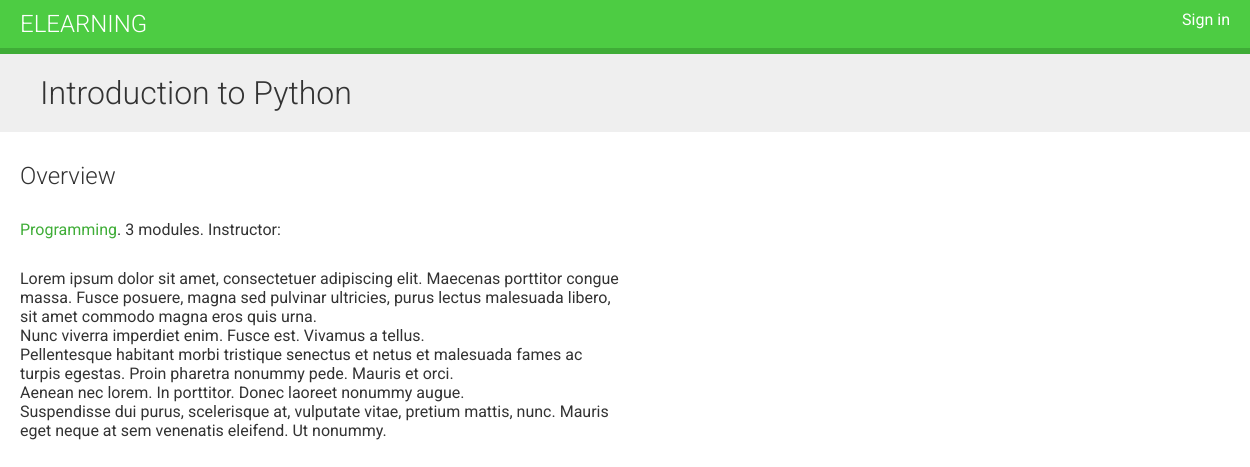
Page /course/detail/introduction-to-Python/ on the committed database.
### courses/models.py (models this page shows, shortened)
class Course(models.Model):
    instructor = models.ForeignKey(User, related_name='courses_created', on_delete=models.CASCADE)
    subject = models.ForeignKey(Subject, related_name='courses', on_delete=models.CASCADE)
    title = models.CharField(max_length=150)
    slug = models.SlugField(max_length=200, unique=True)
    overview = models.TextField()
    created = models.DateTimeField(auto_now_add=True)
    class Meta:
        ordering = ['-created']

class Subject(models.Model):
    title = models.CharField(max_length=150)
    slug = models.SlugField(max_length=150, unique=True)
    class Meta:
        ordering = ['title']

### courses/views.py (the view)
# urls.py: path('detail/<slug:slug>/', CourseDetailView.as_view(), name='course_detail'),
class CourseDetailView(DetailView):
    model = Course
    template_name = 'courses/student_course_detail.html'
    context_object_name = 'course'

### templates/courses/student_course_detail.html (shortened to what this page needs)
{% extends "_base.html" %}
{% block content %}
  {% with subject=course.subject %}
    <h1>
      {{ course.title }}
    </h1>
    <div class="module">
      <h2>Overview</h2>
      <p>
        <a href="{% url "course_list_subject" subject.slug %}">
        {{ subject.title }}</a>.
        {{ course.modules.count }} modules.
        Instructor: {{ course.instrutor.get_full_name }}
      </p>
      {{ course.overview|linebreaks }}
  {% endwith %}
{% endblock %}

### static/css/base.css (style rules this page uses)
body { margin:0; font-family:'Roboto', sans-serif; font-weight:400; color:#333; }
a { color:#3fad37; text-decoration:none; }
h1, h2, h3, h4, h5, h6 { font-family:'Roboto', sans-serif; font-weight:300; }
h1 { background:#efefef; width:100%; overflow:auto; padding:20px 0 20px 40px; margin:0; }
.module { padding:10px 20px; float:left; width:600px; }
.module p { margin:10px 0 20px; width:100%; float:left; }

### rows in the picture
Course: title "Introduction to Python", modules.count "3", overview "Lorem ipsum dolor sit amet, consectetuer adipiscing elit. Maecenas porttitor congue massa. Fusce posuere, magna sed pulvinar ultricies, purus lectus malesuada libero, sit amet commodo magna eros quis urna. Nunc viverra imperdiet enim. Fusce est. Vivamus a tellus. Pellentesque habitant morbi tristique senectus et netus et malesuada fames ac turpis egestas. Proin pharetra nonummy pede. Mauris et orci. Aenean nec lorem. In porttitor. Donec laoreet nonummy augue. Suspendisse dui purus, scelerisque at, vulputate vitae, pretium mattis, nunc. Mauris eget neque at sem venenatis eleifend. Ut nonummy."
Subject: title "Programming"
